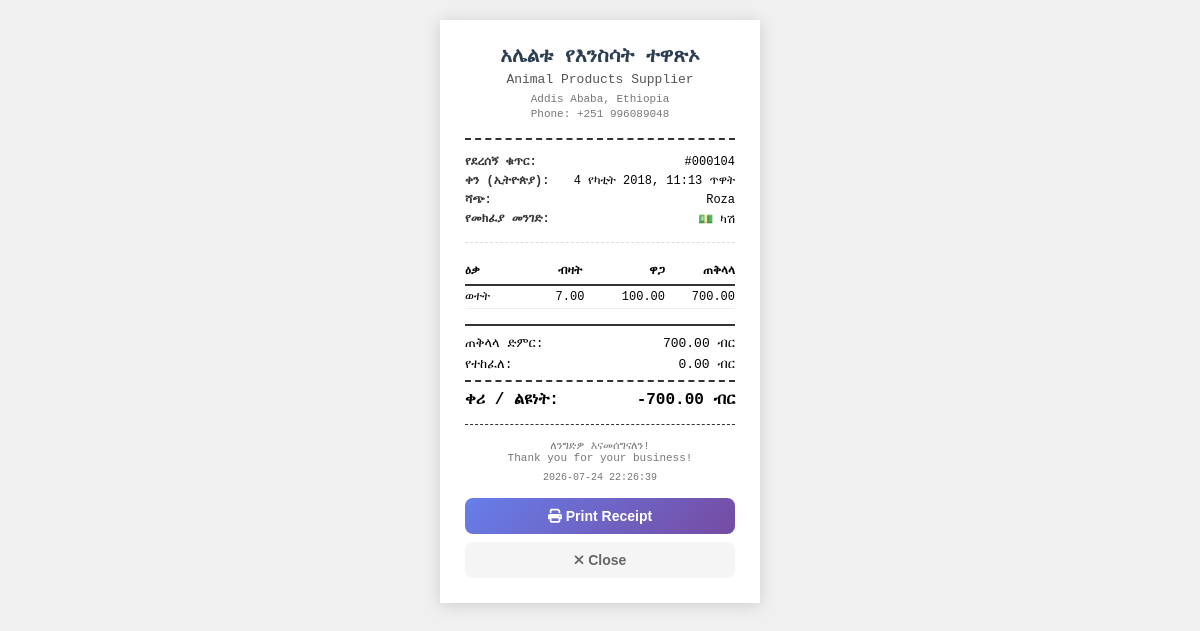
The page /receipt.php?id=104 on the database its author committed.
### tables this page shows
CREATE TABLE `transactions` (
  `id` int(11) NOT NULL AUTO_INCREMENT,
  `total_amount` decimal(10,2) NOT NULL,
  `paid_amount` decimal(10,2) NOT NULL,
  `change_amount` decimal(10,2) NOT NULL,
  `payment_method` varchar(50) DEFAULT 'cash',
  `seller_id` int(11) NOT NULL,
  `seller_name` varchar(100) NOT NULL,
  `transaction_date` datetime DEFAULT current_timestamp(),
  PRIMARY KEY (`id`)
);

CREATE TABLE `transaction_items` (
  `id` int(11) NOT NULL AUTO_INCREMENT,
  `transaction_id` int(11) NOT NULL,
  `product_id` int(11) NOT NULL,
  `product_name` varchar(255) NOT NULL,
  `quantity` decimal(10,2) NOT NULL,
  `unit_price` decimal(10,2) NOT NULL,
  `subtotal` decimal(10,2) NOT NULL,
  PRIMARY KEY (`id`)
);

### receipt.php (the view, shortened to what this page needs)
<?php
require_once 'config.php';
$transaction_id = intval($_GET['id']);
$trans_query = "SELECT *, DATE_FORMAT(transaction_date, '%Y-%m-%d %H:%i:%s') as raw_date
                FROM transactions WHERE id = $transaction_id";
$trans_result = mysqli_query($conn, $trans_query);
$transaction = mysqli_fetch_assoc($trans_result);
$items_query = "SELECT * FROM transaction_items WHERE transaction_id = $transaction_id";
$items_result = mysqli_query($conn, $items_query);
$items = [];
while ($item = mysqli_fetch_assoc($items_result)) { $items[] = $item; }
function gregorian_to_ethiopian($gregorian_datetime) {
    try {
        $date = new DateTime($gregorian_datetime, new DateTimeZone('Africa/Addis_Ababa'));
        $year  = (int)$date->format('Y');
        $month = (int)$date->format('m');
        $day   = (int)$date->format('d');
        $hour  = (int)$date->format('H');
        $minute= (int)$date->format('i');
        $ethiopian_months = [
            "መስከረም","ጥቅምት","ህዳር","ታህሳስ","ጥር","የካቲት",
            "መጋቢት","ሚያዝያ","ግንቦት","ሰኔ","ሐምሌ","ነሐሴ","ጳጉሜ"
        ];
        $is_greg_leap = ($year % 4 == 0 && ($year % 100 != 0 || $year % 400 == 0));
        $new_year_day = $is_greg_leap ? 12 : 11;
        if ($month < 9 || ($month == 9 && $day < $new_year_day)) {
            $ethiopian_year = $year - 8;
        } else {
            $ethiopian_year = $year - 7;
        }
        $new_year = new DateTime($year . '-09-' . $new_year_day . ' 00:00:00', new DateTimeZone('Africa/Addis_Ababa'));
        if ($date < $new_year) {
            $prev_year = $year - 1;
            $is_prev_leap = ($prev_year % 4 == 0 && ($prev_year % 100 != 0 || $prev_year % 400 == 0));
            $new_year = new DateTime($prev_year . '-09-' . ($is_prev_leap ? 12 : 11) . ' 00:00:00', new DateTimeZone('Africa/Addis_Ababa'));
        }
        $days_diff    = $new_year->diff($date)->days;
        $eth_month    = floor($days_diff / 30) + 1;
        $eth_day      = ($days_diff % 30) + 1;
        $hour_12 = $hour % 12;
        $hour_12 = $hour_12 == 0 ? 12 : $hour_12;
        $am_pm   = $hour < 12 ? 'ጥዋት' : 'ከሰዓት';
        return [
            'day'        => $eth_day,
            'month_name' => $ethiopian_months[$eth_month - 1] ?? '',
            'year'       => $ethiopian_year,
            'time_12h'   => sprintf("%d:%02d %s", $hour_12, $minute, $am_pm)
        ];
    } catch (Exception $e) {
        return ['day'=>'?','month_name'=>'?','year'=>'?','time_12h'=>'?'];
    }
}
$eth = gregorian_to_ethiopian($transaction['raw_date']);
$payment_names = [
    'cash'           => '💵 ካሽ',
    'abyssinia'      => '🏦 አቢሲንያ ባንክ',
    'cbe'            => '🏦 ሲቢኢ ባንክ',
    'telebirr'       => '📱 ቴሌብር',
    'cash-abyssinia' => '💵+🏦 ካሽ + አቢሲንያ',
    'cash-cbe'       => '💵+🏦 ካሽ + ሲቢኢ',
    'cash-telebirr'  => '💵+📱 ካሽ + ቴሌብር'
];
$payment_display = $payment_names[$transaction['payment_method']] ?? ucfirst($transaction['payment_method']);
?>
<!DOCTYPE html>
<html lang="am">
<head>
    <link rel="stylesheet" href="https://cdnjs.cloudflare.com/ajax/libs/font-awesome/6.4.0/css/all.min.css">
</head>
<body>
    <div class="receipt-container">
        <div class="receipt-header">
            <div class="title">አሌልቱ የእንስሳት ተዋጽኦ</div>
            <div class="subtitle">Animal Products Supplier</div>
            <div class="address">Addis Ababa, Ethiopia</div>
            <div class="address">Phone: +251 996089048</div>
        </div>
        <div class="receipt-info">
            <div class="info-row">
                <span class="info-label">የደረሰኝ ቁጥር:</span>
                <span>#<?php echo str_pad($transaction['id'], 6, '0', STR_PAD_LEFT); ?></span>
            </div>
            <div class="info-row">
                <span class="info-label">ቀን (ኢትዮጵያ):</span>
                <span><?php echo $eth['day'] . ' ' . $eth['month_name'] . ' ' . $eth['year'] . ', ' . $eth['time_12h']; ?></span>
            </div>
            <div class="info-row">
                <span class="info-label">ሻጭ:</span>
                <span><?php echo htmlspecialchars($transaction['seller_name']); ?></span>
            </div>
            <div class="info-row">
                <span class="info-label">የመክፈያ መንገድ:</span>
                <span><?php echo $payment_display; ?></span>
            </div>
        </div>
        <table class="items-table">
            <thead>
                <tr>
                    <th>ዕቃ</th>
                    <th class="qty">ብዛት</th>
                    <th class="price">ዋጋ</th>
                    <th class="total">ጠቅላላ</th>
                </tr>
            </thead>
            <tbody>
                <?php foreach ($items as $item): ?>
                <tr>
                    <td><?php echo htmlspecialchars($item['product_name']); ?></td>
                    <td class="qty"><?php echo number_format((float)$item['quantity'], 2); ?></td>
                    <td class="price"><?php echo number_format((float)$item['unit_price'], 2); ?></td>
                    <td class="total"><?php echo number_format((float)$item['subtotal'], 2); ?></td>
                </tr>
                <?php endforeach; ?>
            </tbody>
        </table>
        <div class="receipt-totals">
            <div class="total-row">
                <span>ጠቅላላ ድምር:</span>
                <span><?php echo number_format((float)$transaction['total_amount'], 2); ?> ብር</span>
            </div>
            <div class="total-row">
                <span>የተከፈለ:</span>
                <span><?php echo number_format((float)$transaction['paid_amount'], 2); ?> ብር</span>
            </div>
            <div class="total-row grand-total">
                <span>ቀሪ / ልዩነት:</span>
                <span><?php echo number_format((float)$transaction['change_amount'], 2); ?> ብር</span>
            </div>
        </div>
        <div class="receipt-footer">
            <div>ለንግድዎ እናመሰግናለን!</div>
            <div>Thank you for your business!</div>
            <div style="margin-top: 8px; font-size: 10px;">
                <?php echo date('Y-m-d H:i:s'); ?>
            </div>
        </div>
        <button class="print-btn" onclick="window.print()">
            <i class="fas fa-print"></i> Print Receipt
        </button>
        <button class="close-btn" onclick="window.close()">
            <i class="fas fa-times"></i> Close
        </button>
    </div>
</body>
</html>

### receipt.php (style rules this page uses)
* { margin: 0; padding: 0; box-sizing: border-box; }
body { font-family: 'Courier New', monospace; background: #f0f0f0; display: flex; justify-content: center; padding: 20px; }
.receipt-container { background: white; padding: 25px; max-width: 320px; width: 100%; box-shadow: 0 2px 15px rgba(0,0,0,0.15); }
.receipt-header { text-align: center; padding-bottom: 15px; margin-bottom: 15px; border-bottom: 2px dashed #333; }
.receipt-header .title { font-size: 20px; font-weight: bold; color: #2c3e50; margin-bottom: 4px; }
.receipt-header .subtitle { font-size: 13px; color: #555; margin-bottom: 6px; }
.receipt-header .address { font-size: 11px; color: #777; margin-bottom: 3px; }
.receipt-info { margin-bottom: 15px; padding-bottom: 10px; border-bottom: 1px dashed #ddd; }
.info-row { display: flex; justify-content: space-between; margin-bottom: 5px; font-size: 12px; }
.info-label { font-weight: bold; color: #333; }
.items-table { width: 100%; border-collapse: collapse; margin-bottom: 15px; font-size: 12px; }
.items-table th { text-align: left; padding: 6px 0; border-bottom: 2px solid #333; font-weight: bold; }
.items-table td { padding: 4px 0; border-bottom: 1px solid #eee; }
.items-table .qty { text-align: center; width: 50px; }
.items-table .price { text-align: right; width: 70px; }
.items-table .total { text-align: right; width: 70px; }
.receipt-totals { padding-top: 10px; border-top: 2px solid #333; }
.total-row { display: flex; justify-content: space-between; margin-bottom: 6px; font-size: 13px; }
.grand-total { font-size: 16px; font-weight: bold; margin-top: 8px; padding-top: 8px; border-top: 2px dashed #333; }
.receipt-footer { text-align: center; padding-top: 15px; margin-top: 15px; border-top: 1px dashed #333; font-size: 11px; color: #777; }
.print-btn { display: block; width: 100%; margin-top: 15px; padding: 10px; background: linear-gradient(135deg, #667eea, #764ba2); color: white; border: none; border-radius: 8px; font-size: 14px; font-weight: 600; cursor: pointer; }
.close-btn { display: block; width: 100%; margin-top: 8px; padding: 10px; background: #f5f5f5; color: #666; border: none; border-radius: 8px; font-size: 14px; font-weight: 600; cursor: pointer; }

### rows shown on the page
transactions: id "000104", seller_name "Roza", payment_method "💵 ካሽ", total_amount "700.00", paid_amount "0.00", change_amount "-700.00"
transaction_items: product_name "ወተት", quantity "7.00", unit_price "100.00", subtotal "700.00"

### other values the page prints
$eth['day'] "4"
$eth['month_name'] "የካቲት"
$eth['year'] "2018"
$eth['time_12h'] "11:13 ጥዋት"
